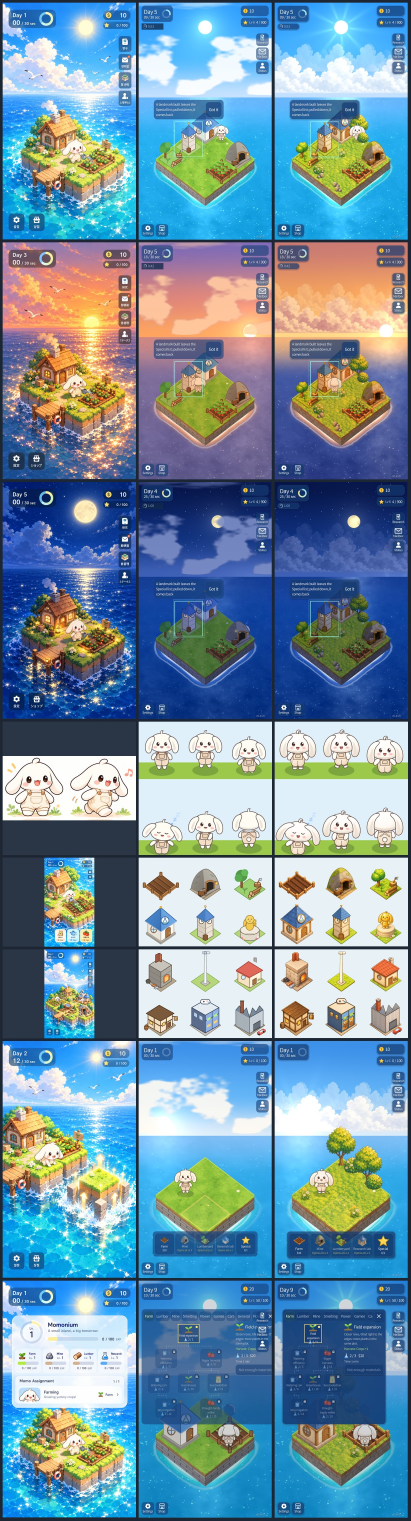
#> input picture momonium/design/art46/contact_sheet.jpg, 1232 x 4561 px (shown at 1/3 size)
$ python make_reference.py ../../../momonium/design/art46/contact_sheet.jpg out.png
#> lines starting #> are read from the running program, lines starting #| are printed output that depends on the picture
#!/usr/bin/env python3
"""A character drawing into a reference the video model can use.

    python3 tools/sprite/make_reference.py grim.png ../docs/sprite-ref/grim_front.png

The background colour of a reference decides the background colour of the clip
it produces. The first cat reference was transparent and the model invented a
murky grey-green that the chroma key could not lift, leaving a block of it
wobbling behind the character in every frame -- a whole generation wasted. So a
reference is always RGB on the same pure green as the others.

Naive white-keying would be wrong for this character. Grim has cream fur trim
and silver hair, and replacing every white pixel would eat both. The background
is instead filled from the edges inward, which cannot reach an enclosed white
because the character's outline stands between them.
"""

import sys
from collections import deque
from pathlib import Path

from PIL import Image

CHROMA = (0, 255, 0)
# How far a pixel may sit from pure white and still count as background. Paper
# scans and soft drop shadows are never exactly 255, and the outline is far
# darker than this, so the fill stops where the drawing starts.
TOLERANCE = 26


def is_background(pixel: tuple) -> bool:
    return all(channel >= 255 - TOLERANCE for channel in pixel[:3])


def main() -> int:
    if len(sys.argv) != 3:
        print(__doc__)
        return 2
    source = Image.open(sys.argv[1]).convert("RGB")
#> source is the input picture: PIL image 1232x4561 RGB; mean R, G, B 114.2, 145.8, 165.4
    width, height = source.size
#> width = 1232; height = 4561
    pixels = source.load()

    # Flood fill from every edge pixel. Enclosed white -- fur, hair highlights,
    # the whites of the eyes -- is unreachable and survives untouched.
    seen = [[False] * height for _ in range(width)]
    queue = deque()
    for x in range(width):
        for y in (0, height - 1):
            queue.append((x, y))
    for y in range(height):
        for x in (0, width - 1):
            queue.append((x, y))

    filled = 0
    while queue:
        x, y = queue.popleft()
        if x < 0 or y < 0 or x >= width or y >= height or seen[x][y]:
            continue
        seen[x][y] = True
        if not is_background(pixels[x, y]):
            continue
        pixels[x, y] = CHROMA
        filled += 1
        queue.extend(((x + 1, y), (x - 1, y), (x, y + 1), (x, y - 1)))
#> after the loop, filled = 0; seen = 1232 items

    # Square, so the model is not handed an aspect ratio to reinterpret, and
    # padded rather than cropped so nothing is cut off.
    side = max(width, height)
#> side = 4561
    out = Image.new("RGB", (side, side), CHROMA)
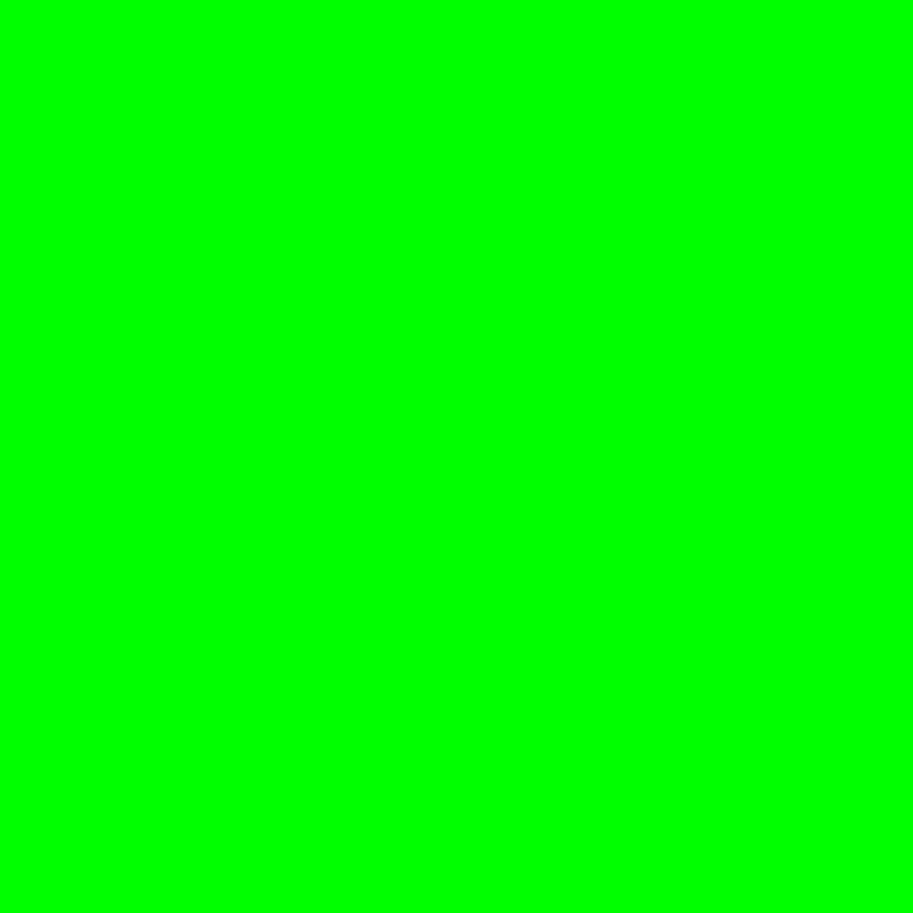
#> out: PIL image 4561x4561 RGB (shown at 1/5 size); mean R, G, B 0, 255, 0
    out.paste(source, ((side - width) // 2, (side - height) // 2))
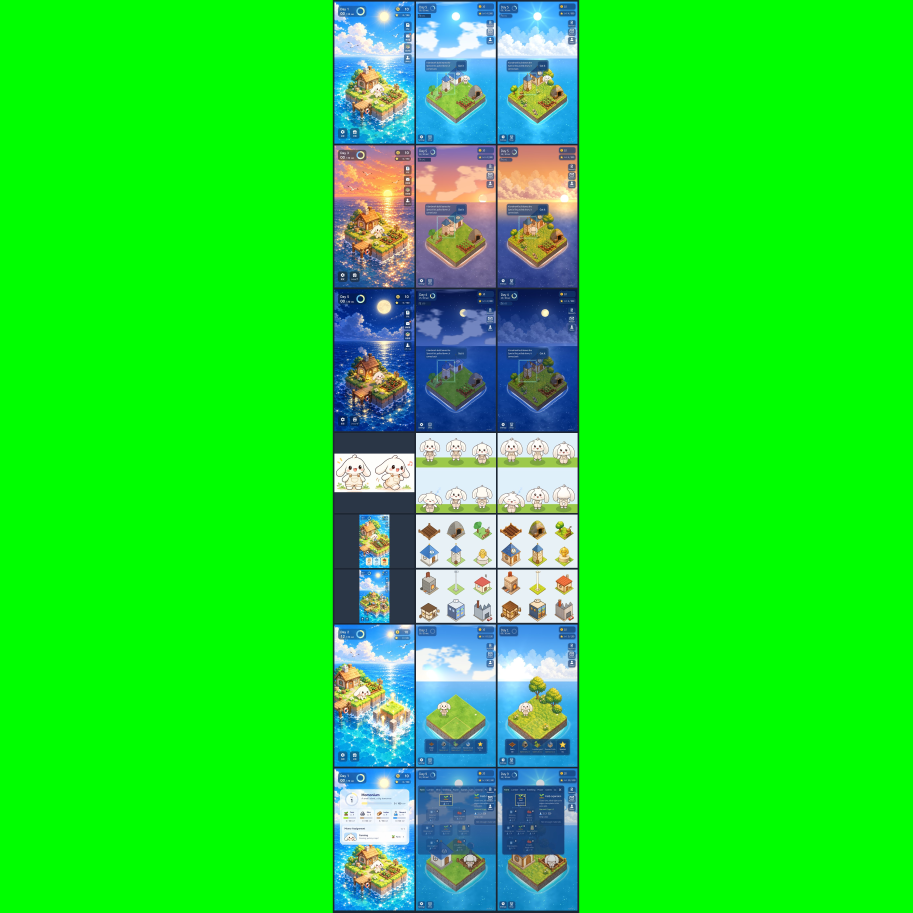
#> out: PIL image 4561x4561 RGB (shown at 1/5 size); mean R, G, B 30.9, 225.5, 44.7
    out = out.resize((512, 512), Image.LANCZOS)
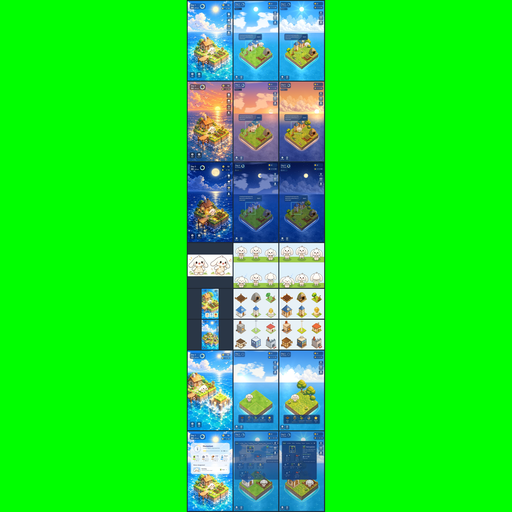
#> out: PIL image 512x512 RGB; mean R, G, B 30.8, 225.5, 44.6

    destination = Path(sys.argv[2])
    destination.parent.mkdir(parents=True, exist_ok=True)
    out.save(destination)

    corners = [out.getpixel(p) for p in ((3, 3), (508, 3), (3, 508), (508, 508))]
#> corners = [(0, 255, 0), (0, 255, 0), (0, 255, 0), (0, 255, 0)]
    print(f"REFERENCE: {destination} 512x512 RGB")
    print(f"REFERENCE: filled {filled} background pixels, corners {corners}")
#| REFERENCE: filled 0 background pixels, corners [(0, 255, 0), (0, 255, 0), (0, 255, 0), (0, 255, 0)]
    if not all(c == CHROMA for c in corners):
        print("REFERENCE: corners are not pure chroma -- the key will fail", file=sys.stderr)
        return 1
    return 0


if __name__ == "__main__":
    sys.exit(main())
#> (the program exits here)
